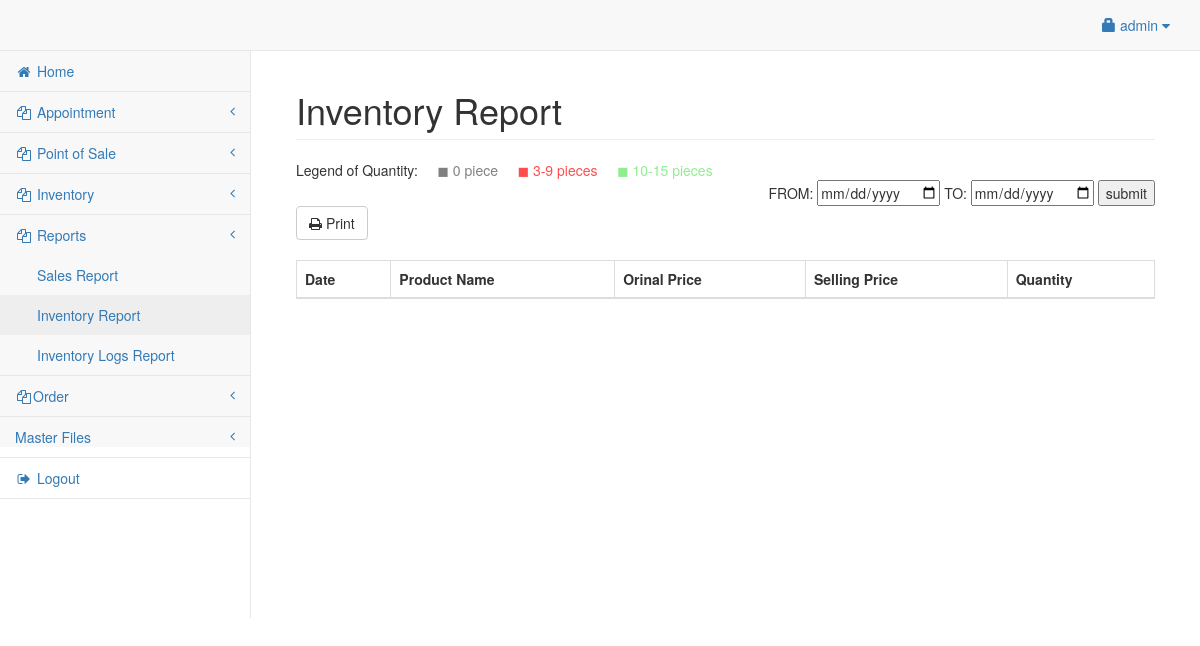
The page /admin/inventory_report.php (signed in) on the database as committed earlier.
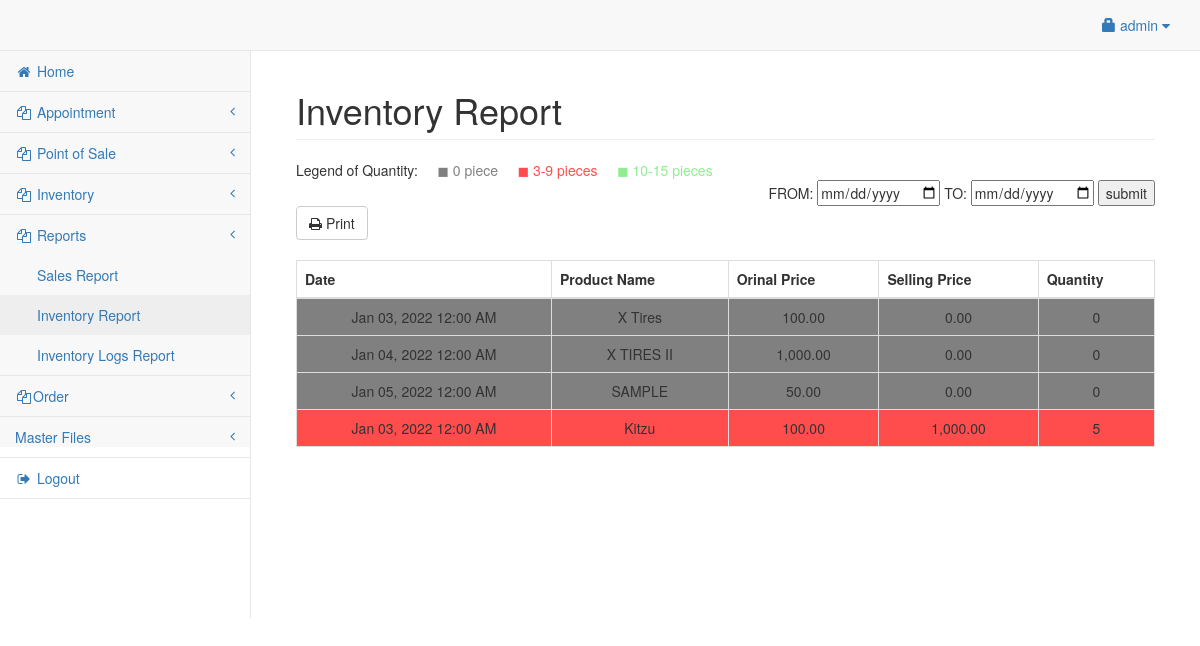
The same page on the database as committed later.
### tables this page shows
CREATE TABLE `product` (
  `productid` int(11) NOT NULL,
  `categoryid` int(11) NOT NULL,
  `barcode_id` varchar(25) NOT NULL,
  `product_name` varchar(150) NOT NULL,
  `product_price` double NOT NULL,
  `price` int(10) NOT NULL,
  `product_qty` double NOT NULL,
  `photo` varchar(200) NOT NULL,
  `supplierid` int(11) NOT NULL,
  `date` date NOT NULL,
  `about` varchar(250) NOT NULL,
  `damage_qty` double NOT NULL
);

### admin/inventory_report.php (the view, shortened to what this page needs)
<?php include('header.php'); ?>
<body>
	<div id="wrapper">
		<?php include('navbar.php'); ?>
		<div style="height:50px;"></div>
		<div id="page-wrapper">
			<div class="container-fluid">
				<?php $to = date("Y-m-d");
				$from = "2021-11-23";
				?>
				<div class="row">
					<div class="col-lg-12">
						<h1 class="page-header">Inventory Report</h1>
						<span> Legend of Quantity: </span>
						<span style="color:gray">&nbsp;&nbsp;&nbsp;&nbsp;&#9724; 0 piece </span>
						<span style="color:#ff4d4d">&nbsp;&nbsp;&nbsp;&nbsp;&#9724; 3-9 pieces </span>
						<span style="color:lightgreen">&nbsp;&nbsp;&nbsp;&nbsp;&#9724; 10-15 pieces </span>
						<div align="right">
							<form method="POST">
								<span>FROM: </span>
								<input type="date" name="from">
								<span>TO: </span>
								<input type="date" name="to">
								<input type="submit" name="Submit1" value="submit" />
							</form>
						</div>
					</div>
				</div>
				<button class="btn btn-default" id="print">
					<i class="fa fa-print"></i> Print
				</button></a>
				<br>
				<div class="row">
					<div class="col-lg-12">
						<table width="100%" class="table table-striped table-bordered table-hover" id="invTable">
							<thead>
								<tr>
									<th>Date</th>
									<th>Product Name</th>
									<th>Orinal Price</th>
									<th>Selling Price</th>
									<th>Quantity</th>
								</tr>
							</thead>
							<tbody>
								<?php
								if (isset($_POST["Submit1"])) {
									$from = $_POST['from'];
									$to = $_POST['to'];
									$iq = mysqli_query($conn, "SELECT * FROM product  WHERE date BETWEEN '$from' AND '$to' ORDER by product_qty asc");
									while ($iqrow = mysqli_fetch_array($iq)) {
								?>
										<tr <?php if ($iqrow['product_qty'] >= 10 && $iqrow['product_qty'] <= 15) {
												echo 'style="background-color : lightgreen"; ';
											} else if ($iqrow['product_qty'] <= 9 && $iqrow['product_qty'] >= 3) {
												echo 'style="background-color : #ff4d4d"; ';
											} else if ($iqrow['product_qty'] == 0) {
												echo 'style="background-color : gray"; ';
											}
											?>>
											<td class="hidden"></td>
											<td><center><?php echo date('M d, Y h:i A', strtotime($iqrow['date'])); ?></center></td>
											<td align="right"><center><?php echo $iqrow['product_name']; ?></center></td>
											<td align="right"><center><?php echo number_format( $iqrow['price'], 2); ?></center></td>
											<td align="right"><center><?php echo number_format( $iqrow['product_price'], 2); ?></center></td>
											<td align="right"><center><?php echo $iqrow['product_qty']; ?></center></td>
										</tr>
									<?php
									}
								} else {
									$iq = mysqli_query($conn, "SELECT * FROM product  WHERE date BETWEEN '$from' AND '$to' ORDER by product_qty asc");
									while ($iqrow = mysqli_fetch_array($iq)) {
									?>
										<tr <?php if ($iqrow['product_qty'] >= 10 && $iqrow['product_qty'] <= 15) {
												echo 'style="background-color : lightgreen"; ';
											} else if ($iqrow['product_qty'] <= 9 && $iqrow['product_qty'] >= 3) {
												echo 'style="background-color : #ff4d4d"; ';
											} else if ($iqrow['product_qty'] == 0) {
												echo 'style="background-color : gray"; ';
											}
											?>>
											<td><center><?php echo date('M d, Y h:i A', strtotime($iqrow['date'])); ?></center></td>
											<td align="right"><center><?php echo $iqrow['product_name']; ?></center></td>
											<td align="right"><center><?php echo number_format( $iqrow['price'], 2);?></center></td>
											<td align="right"><center><?php echo number_format( $iqrow['product_price'], 2);?></center></td>
											<td align="right"><center><?php echo $iqrow['product_qty']; ?></center></td>
										</tr>
								<?php
									}
								}
								?>
							</tbody>
						</table>
					</div>
				</div>
			</div>
		</div>
	</div>
</body>
</html>

Rows that differ between the two databases and show on the page:
added product: date "Jan 03, 2022 12:00 AM", product_name "X Tires", price "100.00", product_price "0.00", product_qty "0"
added product: date "Jan 04, 2022 12:00 AM", product_name "X TIRES II", price "1,000.00", product_price "0.00", product_qty "0"
added product: date "Jan 05, 2022 12:00 AM", product_name "SAMPLE", price "50.00", product_price "0.00", product_qty "0"
added product: date "Jan 03, 2022 12:00 AM", product_name "Kitzu", price "100.00", product_price "1,000.00", product_qty "5"
